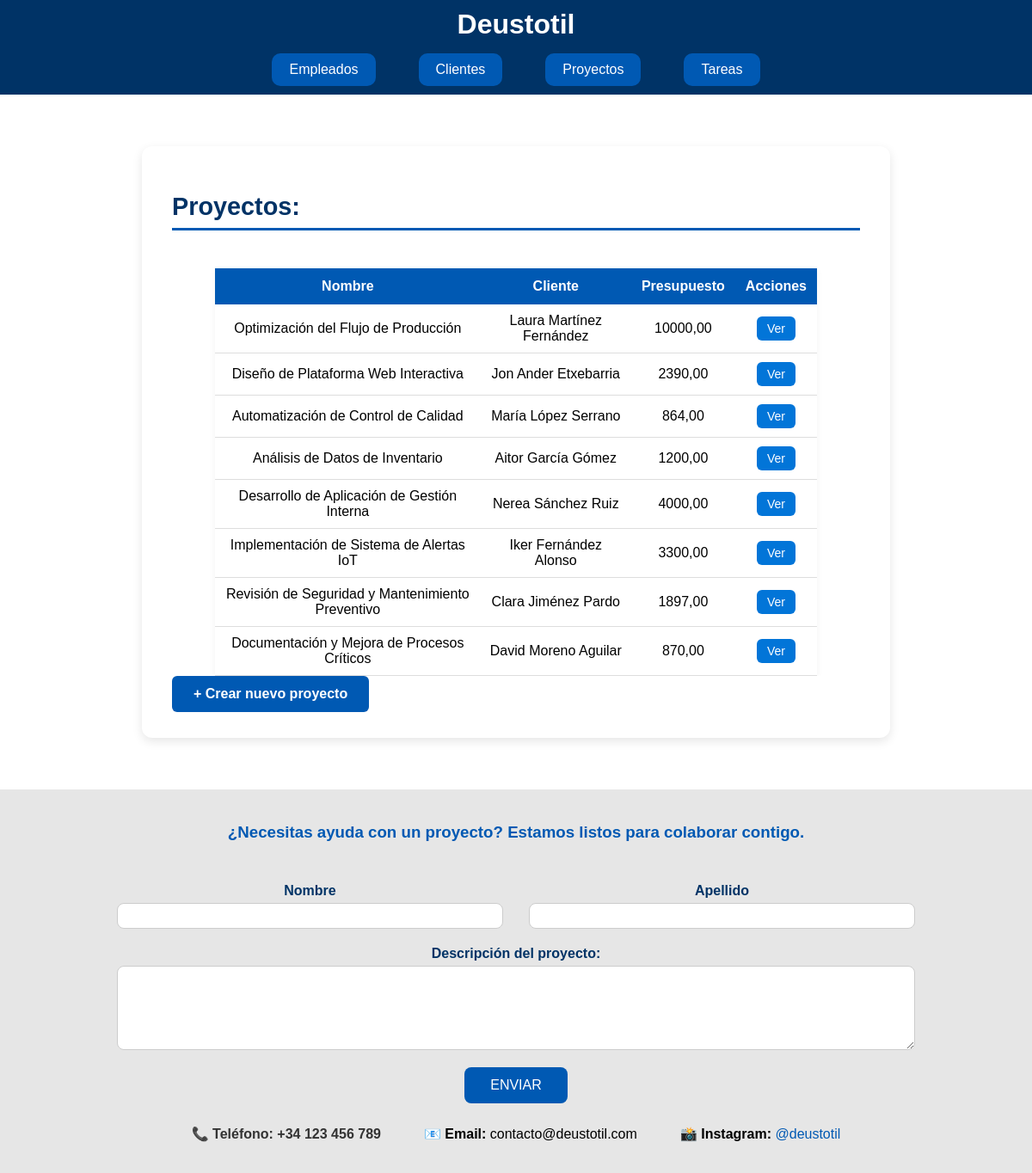
Screenshot of /deustotil/lista_proyecto (signed in) with the database file from the repository.
### appEmpresaDjango/models.py (models this page shows, shortened)
class Proyecto(models.Model):
    nombre = models.CharField(max_length=100)
    descripcion = models.TextField()
    fecha_inicio = models.DateField()
    fecha_fin = models.DateField()
    presupuesto = models.DecimalField(max_digits=10, decimal_places=2)
    cliente = models.ForeignKey(Cliente, on_delete=models.CASCADE, related_name='proyectos')
    responsables = models.ManyToManyField(Empleado, blank=True, related_name="proyectos_responsables")

class Cliente(models.Model):
    nombre = models.CharField(max_length=100)
    email = models.EmailField()
    telefono = models.CharField(max_length=20)
    direccion = models.TextField()
    def __str__(self):
        return self.nombre

### appEmpresaDjango/views.py (the view)
# urls.py: path('lista_proyecto', views.ListProyectoView.as_view(), name='lista_proyecto'),
class ListProyectoView(LoginRequiredMixin, ListView):
    model = Proyecto
    queryset = Proyecto.objects.all()
    login_url = '/login/'

### appEmpresaDjango/templates/appEmpresaDjango/proyecto_list.html
{% extends "base.html" %}
{% block content %}
<section id="contenido" class="seccion-contenido">
    <h2 class="titulo-seccion">Proyectos:</h2>
   <div class="tabla-contenedor">
    <table class="tabla-datos">
        <thead>
            <tr>
                <th>Nombre</th>
                <th>Cliente</th>
                <th>Presupuesto</th>
                <th>Acciones</th>
            </tr>
        </thead>
        <tbody>
            {% for lista_proyecto in object_list %}
            <tr>
                <td>{{ lista_proyecto.nombre }}</td>
                <td>{{ lista_proyecto.cliente }}</td>
                <td>{{ lista_proyecto.presupuesto }}</td>
                <td>
                    <a href="{% url 'detalles_proyecto' lista_proyecto.id %}" class="boton-ver">Ver</a>
                </td>
            </tr>
            {% empty %}
            <tr>
                <td colspan="4" class="mensaje-vacio">No hay proyectos registrados.</td>
            </tr>
            {% endfor %}
        </tbody>
    </table>
</div>
    <a href="{% url 'crear_proyecto' %}" class="boton-nuevo">
        + Crear nuevo proyecto
    </a>
</section>
{% endblock %}

### appEmpresaDjango/static/css/estilo.css (style rules this page uses)
.seccion-contenido { max-width: 800px; margin: 40px auto; background-color: #ffffff; padding: 30px 35px; border-radius: 12px; box-shadow: 0 4px 12px rgba(0, 0, 0, 0.1); transition: box-shadow 0.3s ease, transform 0.3s ease; }
.titulo-seccion { color: #003366; font-size: 1.8rem; font-weight: 600; margin-bottom: 24px; border-bottom: 3px solid #0059b3; padding-bottom: 8px; transition: color 0.3s ease, border-color 0.3s ease; }
.boton-nuevo { display: inline-block; background-color: #0059b3; color: white; padding: 12px 25px; border-radius: 6px; text-decoration: none; font-weight: 600; }
.cuerpo-principal { font-family: Arial, sans-serif; background-color: #f2f2f2; margin: 0; padding: 0; }
.tabla-contenedor { display: flex; justify-content: center; overflow-x: auto; }
.tabla-datos { width: 100%; max-width: 700px; border-collapse: collapse; text-align: center; font-family: Arial, sans-serif; margin-top: 20px; box-shadow: 0 2px 8px rgba(0, 0, 0, 0.05); }
.tabla-datos th { background-color: #0059b3; color: white; padding: 12px; }
.tabla-datos td { padding: 10px; border-bottom: 1px solid #ddd; }
.boton-ver { background-color: #0275d8; color: white; padding: 6px 12px; border-radius: 6px; text-decoration: none; font-size: 14px; display: inline-block; transition: background-color 0.3s ease; }

### rows the page displays
Proyecto: nombre "Optimización del Flujo de Producción", cliente "Laura Martínez Fernández", presupuesto "10000,00"
Proyecto: nombre "Diseño de Plataforma Web Interactiva", cliente "Jon Ander Etxebarria", presupuesto "2390,00"
Proyecto: nombre "Automatización de Control de Calidad", cliente "María López Serrano", presupuesto "864,00"
Proyecto: nombre "Análisis de Datos de Inventario", cliente "Aitor García Gómez", presupuesto "1200,00"
Proyecto: nombre "Desarrollo de Aplicación de Gestión Interna", cliente "Nerea Sánchez Ruiz", presupuesto "4000,00"
Proyecto: nombre "Implementación de Sistema de Alertas IoT", cliente "Iker Fernández Alonso", presupuesto "3300,00"
Proyecto: nombre "Revisión de Seguridad y Mantenimiento Preventivo", cliente "Clara Jiménez Pardo", presupuesto "1897,00"
Proyecto: nombre "Documentación y Mejora de Procesos Críticos", cliente "David Moreno Aguilar", presupuesto "870,00"
